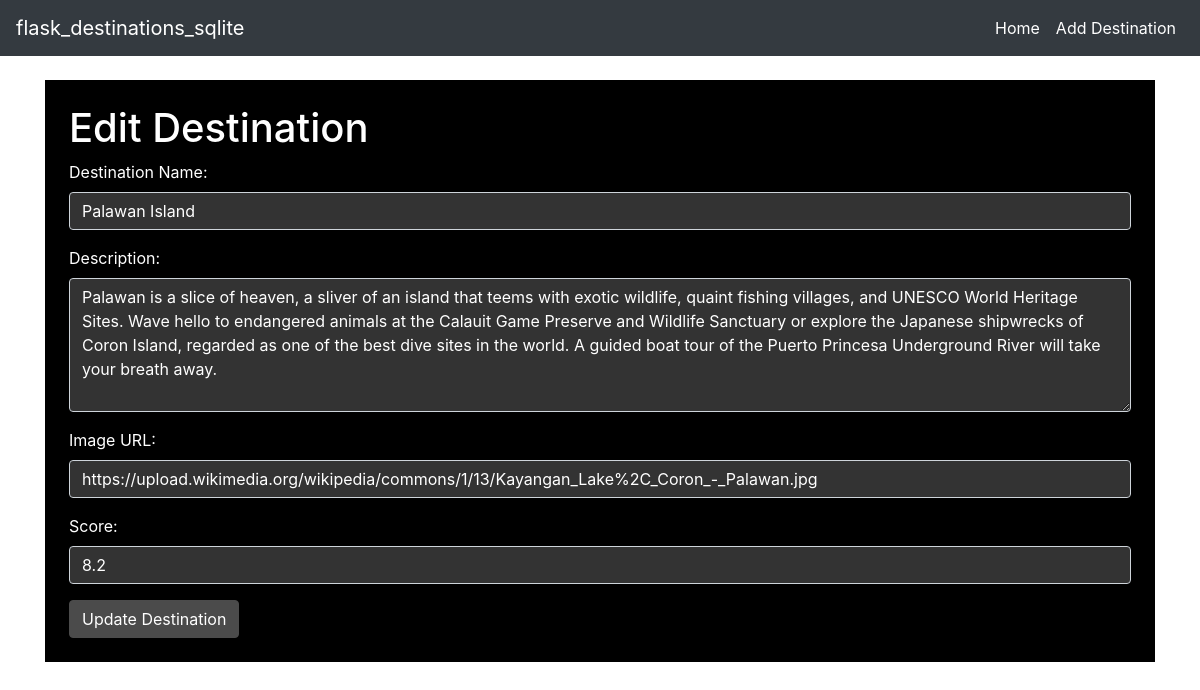
Page /edit_destination/5 on the committed database.
### tables this page shows
CREATE TABLE destinations_list (
    id INTEGER PRIMARY KEY AUTOINCREMENT,
    destination_name TEXT UNIQUE NOT NULL,
    description TEXT NOT NULL,
    image_url TEXT,
    reviews TEXT,
    score REAL
);

### app.py (the view, shortened to what this page needs)
@app.route('/edit_destination/<int:id>', methods=['GET', 'POST'])
def edit_destination(id):
    conn = get_db()
    cursor = conn.cursor()
    cursor.execute('SELECT * FROM destinations_list WHERE id = ?', (id,))
    destination = cursor.fetchone()
    conn.close()
    return render_template('edit_destination.html', destination=destination)

### app.py (called while the page is built)
def get_db():
    conn = sqlite3.connect(DATABASE)
    conn.row_factory = sqlite3.Row
    return conn

### templates/edit_destination.html (shortened to what this page needs)
{% extends 'base.html' %}
{% block content %}
<div class="container mt-4 black-background p-4">
    <h1>Edit Destination</h1>
    <form method="POST">
        <div class="form-group">
            <label for="destination_name">Destination Name:</label>
            <input type="text" class="form-control" id="destination_name" name="destination_name" value="{{ destination.destination_name }}" required>
        </div>
        <div class="form-group">
            <label for="description">Description:</label>
            <textarea class="form-control" id="description" name="description" rows="5" required>{{ destination.description }}</textarea>
        </div>
        <div class="form-group">
            <label for="image_url">Image URL:</label>
            <input type="text" class="form-control" id="image_url" name="image_url" value="{{ destination.image_url }}">
        </div>
        <div class="form-group">
            <label for="score">Score:</label>
            <input type="number" class="form-control" id="score" name="score" value="{{ destination.score }}" step="0.1" min="0" max="10" required>
        </div>
        <button type="submit" class="btn btn-dark-gray">Update Destination</button>
    </form>
</div>
{% endblock %}

### static/styles.css (style rules this page uses)
.black-background { background-color: #000000; color: #ffffff; }
.black-background .form-control { background-color: #333333; color: #ffffff; }
.black-background label { color: #ffffff; }
.btn-dark-gray { background-color: #4b4b4b; color: #ffffff; border-color: #4b4b4b; }

### rows in the picture
destinations_list: destination_name "Palawan Island", description "Palawan is a slice of heaven, a sliver of an island that teems with exotic wildlife, quaint fishing villages, and UNESCO World Heritage Sites. Wave hello to endangered animals at the Calauit Game Preserve and Wildlife Sanctuary or explore the Japanese shipwrecks of Coron Island, regarded as one of the best dive sites in the world. A guided boat tour of the Puerto Princesa Underground River will take your breath away.", image_url "https://upload.wikimedia.org/wikipedia/commons/1/13/Kayangan_Lake%2C_Coron_-_Palawan.jpg", score "8.2"
